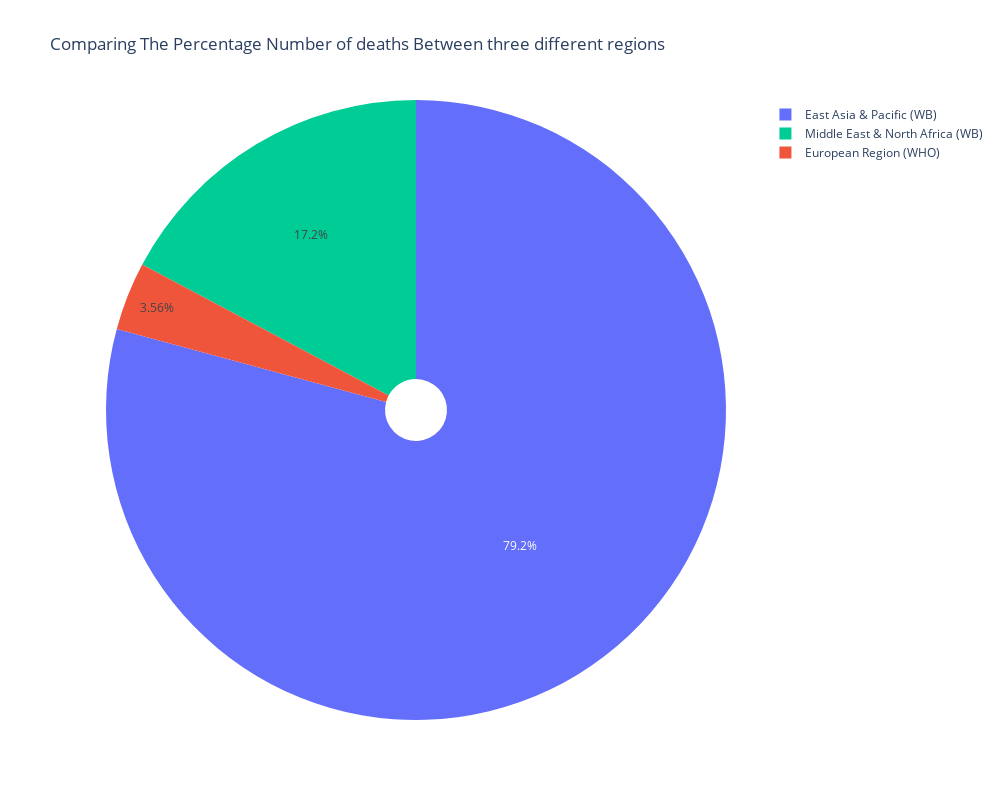

The cell this chart's notebook holds for it:
### Markdown cell above
<span style="color:#0F3460;font-size:19px; font-weight: bold;">3.3 pie chart displaying the entity, number of unsafe water</span>

### Code cell
fig = px.pie(
    df_cSummery2 , names='Entity' , values='Unsafe water source',color='Entity',
    title='Comparing The Percentage Number of deaths Between three different regions',
    width=1000,
    height=800,
    hole=0.1
)
fig.show()

### Figure 1 — Plotly figure (JSON) as saved in the notebook; plotly's stock layout.template omitted (floating-point values rounded to 4 significant figures)
{"data": [{"customdata": [["East Asia & Pacific (WB)"], ["European Region (WHO)"], ["Middle East & North Africa (WB)"]], "domain": {"x": [0, 1], "y": [0, 1]}, "hole": 0.1, "hovertemplate": "Entity=%{customdata[0]}<br>Unsafe water source=%{value}<extra></extra>", "labels": ["East Asia & Pacific (WB)", "European Region (WHO)", "Middle East & North Africa (WB)"], "legendgroup": "", "marker": {"colors": ["#636efa", "#EF553B", "#00cc96"]}, "name": "", "showlegend": true, "type": "pie", "values": [4199034, 188615, 913383]}], "layout": {"height": 800, "legend": {"tracegroupgap": 0}, "title": {"text": "Comparing The Percentage Number of deaths Between three different regions"}, "width": 1000}}
